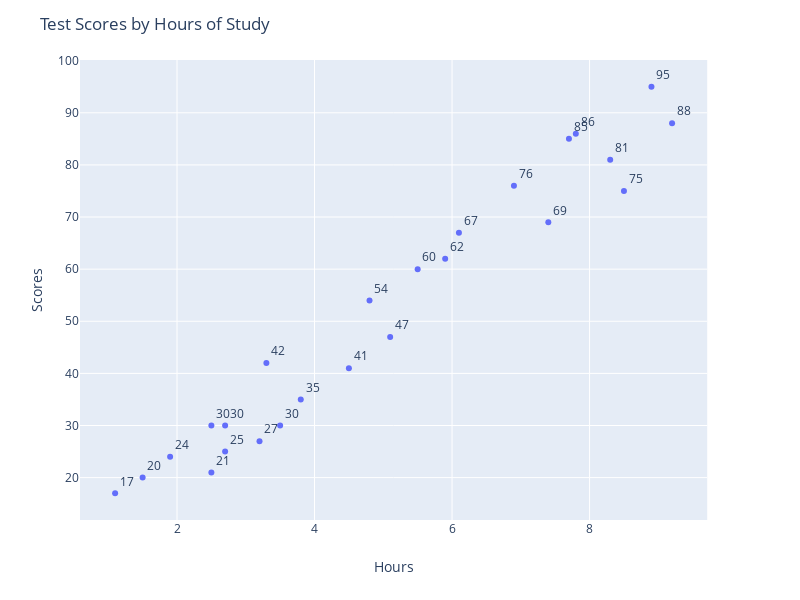

Notebook code cell kept with this figure:
### Code cell
#Plot in Plotly
import plotly.express as px

fig = px.scatter(data, x="Hours", y="Scores", text="Scores", size_max=60)

fig.update_traces(textposition='top right')

fig.update_layout(
    height=600,
    width=800,
    title_text='Test Scores by Hours of Study'
)

fig.show()

### Figure 1 — Plotly figure (JSON) as saved in the notebook; plotly's stock layout.template omitted (floating-point values rounded to 4 significant figures)
{"data": [{"hoverlabel": {"namelength": 0}, "hovertemplate": "Hours=%{x}<br>Scores=%{text}", "legendgroup": "", "marker": {"color": "#636efa", "symbol": "circle"}, "mode": "markers+text", "name": "", "showlegend": false, "text": [21, 47, 27, 75, 30, 20, 88, 60, 81, 25, 85, 62, 41, 42, 17, 95, 30, 24, 67, 69, 30, 54, 35, 76, 86], "textposition": "top right", "type": "scatter", "x": [2.5, 5.1, 3.2, 8.5, 3.5, 1.5, 9.2, 5.5, 8.3, 2.7, 7.7, 5.9, 4.5, 3.3, 1.1, 8.9, 2.5, 1.9, 6.1, 7.4, 2.7, 4.8, 3.8, 6.9, 7.8], "xaxis": "x", "y": [21, 47, 27, 75, 30, 20, 88, 60, 81, 25, 85, 62, 41, 42, 17, 95, 30, 24, 67, 69, 30, 54, 35, 76, 86], "yaxis": "y"}], "layout": {"height": 600, "legend": {"tracegroupgap": 0}, "margin": {"t": 60}, "title": {"text": "Test Scores by Hours of Study"}, "width": 800, "xaxis": {"anchor": "y", "domain": [0, 0.98], "title": {"text": "Hours"}}, "yaxis": {"anchor": "x", "domain": [0, 1], "title": {"text": "Scores"}}}}
